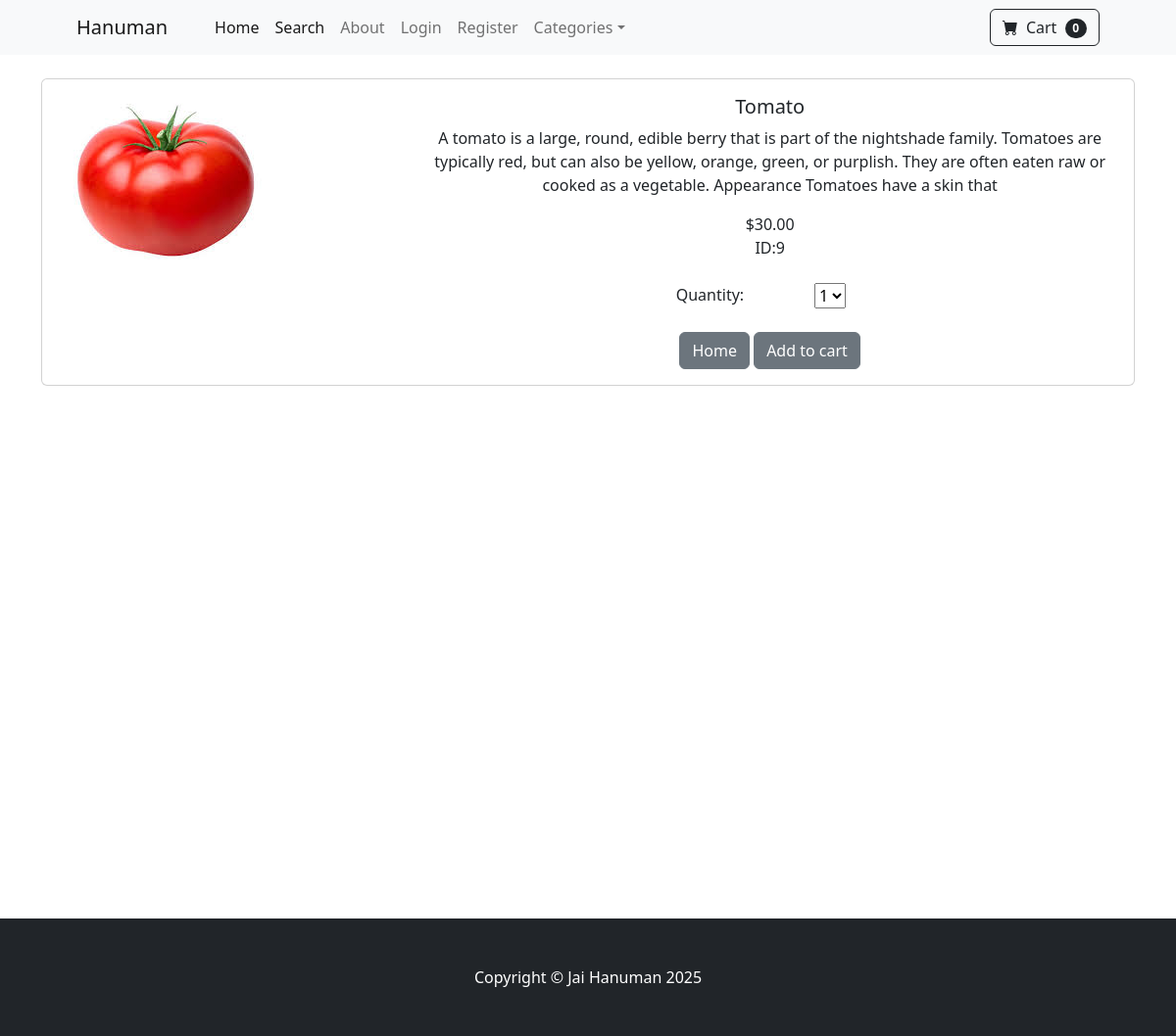
Page /product/9 on the committed database.
### store/models.py (models this page shows, shortened)
class Product(models.Model):
    name = models.CharField(max_length=100)
    price = models.DecimalField(default=0, decimal_places=2, max_digits=6)
    category = models.ForeignKey(Category, on_delete=models.CASCADE, default=1)
    description = models.CharField(max_length=250, default='', blank=True, null=True)
    image = models.ImageField(upload_to='uploads/product/')
    is_sale = models.BooleanField(default=False)
    sale_price = models.DecimalField(default=0, decimal_places=2, max_digits=6)

### store/views.py (the view)
# urls.py: path('product/<int:pk>',views.product, name='product'),
def product(request, pk):
        product = Product.objects.get(id=pk)
        return render(request, 'product.html', {'product':product})

### cart/cart.py (called while the page is built)
    def __len__(self):
        return len(self.cart)

### cart/context_processors.py (called while the page is built)
def cart(request):
    return {'cart': Cart(request)}

### store/templates/product.html (shortened to what this page needs)
{% extends 'base.html' %}
{% block content %}
<div class="container">
    <br/>
    <div class="card mb-3" >
        <div class="row g-0">
          <div class="col-md-4">
            <img src="{{ product.image.url }}" class="img-fluid rounded-start" alt="...">
          </div>
          <div class="col-md-8">
            <div class="card-body">
                <center>
              <h5 class="card-title">{{product.name}}</h5>
              <p class="card-text">{{product.description}}</p>
              {% if product.is_sale %}
                <div class="d-flex justify-content-center small text-warning mb-2">
                <div class="bi-star-fill"></div>
                &nbsp;&nbsp;Sale!&nbsp;&nbsp;
                <div class="bi-star-fill"></div>
                </div>
            <strike>Rs:{{product.price}}/-</strike>
            &nbsp;
            Rs:{{product.sale_price}}/-
            <br/> ID:{{ product.id }}
              {% else %}
                 ${{ product.price }}
                 <br/> ID:{{ product.id }}
              {% endif %}
              <br/>
              <br/>
              <div class="row justify-content-center">
                <div class="col-md-2">Quantity:</div>
                <div class="col-md-2">
                  <select class="from-select from-select-sm" id="qty-cart">
                    <option value="1">1</option>
                  </select>
                  <br/><br/>
                </div>
              </div>
              <a href="{% url 'home' %}" class="btn btn-secondary">Home</a>
              <button type="button" value="{{ product.id}}"  class="btn btn-secondary" id="add-cart"> Add to cart</button>
            </center>
            </div>
          </div>
        </div>
      </div>
</div>
    <br></br>
    <br/><br/><br/><br/><br/><br/><br/><br/><br/><br/><br/><br/><br/><br/><br/><br/><br/><br/><br/><br/>
{% endblock %}

### rows in the picture
Product: image (picture), name "Tomato", description "A tomato is a large, round, edible berry that is part of the nightshade family. Tomatoes are typically red, but can also be yellow, orange, green, or purplish. They are often eaten raw or cooked as a vegetable. Appearance Tomatoes have a skin that", price "30.00", id "9"

### other values in the picture
{{ cart|length }} "0"
